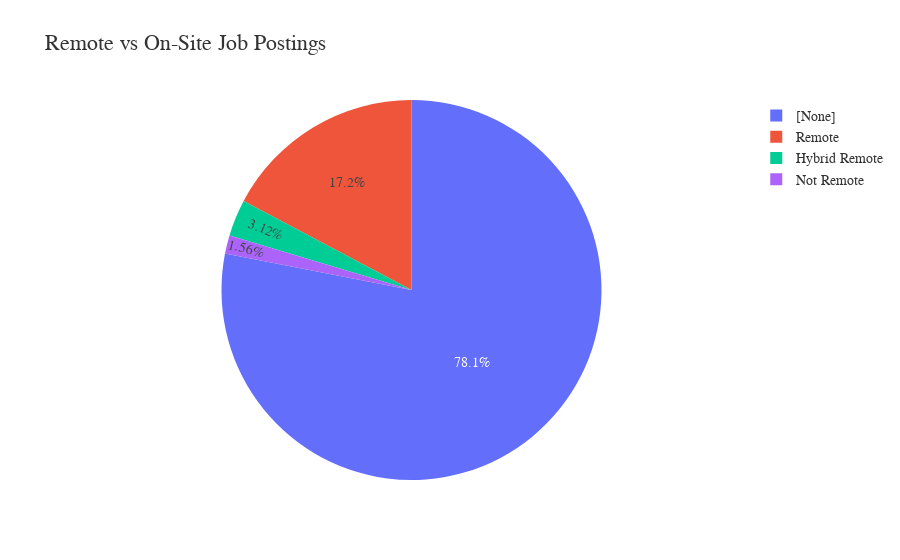

The cell this chart's notebook holds for it:
### Code cell
# Task 6: Remote vs On-Site Job Postings 🥧
remote_counts = df['REMOTE_TYPE_NAME'].value_counts().reset_index()
remote_counts.columns = ['Remote Type', 'Count']

fig = px.pie(remote_counts, names='Remote Type', values='Count',
             title='Remote vs On-Site Job Postings')

fig.update_layout(
    font=dict(family="Helvetica Neue", size=14, color="#333"),
    title_font=dict(size=22)
)

# Save and show
fig.write_image("output/remote_vs_onsite.svg")
fig.show()

### Figure 1 — Plotly figure (JSON) as saved in the notebook; plotly's stock layout.template omitted (floating-point values rounded to 4 significant figures)
{"data": [{"domain": {"x": [0, 1], "y": [0, 1]}, "hovertemplate": "Remote Type=%{label}<br>Count=%{value}<extra></extra>", "labels": ["[None]", "Remote", "Hybrid Remote", "Not Remote"], "legendgroup": "", "name": "", "showlegend": true, "type": "pie", "values": [56584, 12499, 2260, 1133]}], "layout": {"font": {"color": "#333", "family": "Helvetica Neue", "size": 14}, "legend": {"tracegroupgap": 0}, "title": {"font": {"size": 22}, "text": "Remote vs On-Site Job Postings"}}}
